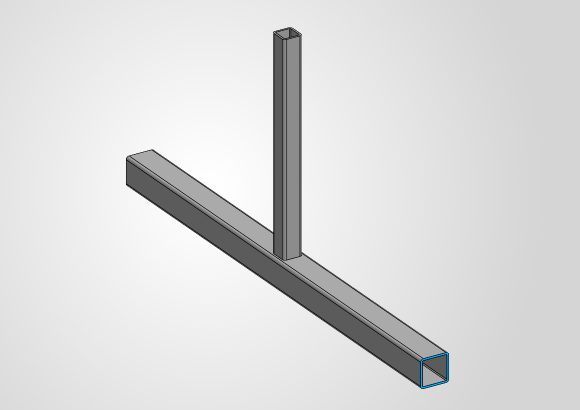
#> input picture installer/guide_images/model_fixtures.png, 1160 x 820 px (shown at 1/2 size); its folder holds only this picture in this run
$ python -i html.py   (imports and definitions only)
#> lines starting #> are read from the running program, lines starting #| are printed output that depends on the picture
"""The verification report as one self-contained web page (images embedded), styled like the getting-started
guide, and its PDF copy printed by Microsoft Edge (headless). The Word version is report.py; the wording is
shared (text.py)."""
from __future__ import annotations

import base64
import datetime as dt
import html as H
import io
import json
import platform
import subprocess
from pathlib import Path
from typing import Optional

from . import text as T
from .report import NO_SWS_BUCKLING, SOURCES, _mesh_plot, _num, _pct, _sha256, _theory_text

EDGE = [Path(r"C:\Program Files (x86)\Microsoft\Edge\Application\msedge.exe"),
        Path(r"C:\Program Files\Microsoft\Edge\Application\msedge.exe")]

CSS = """
:root { --ink:#1c2430; --muted:#5d6878; --line:#e2e7ee; --bg:#f5f7fa; --card:#fff; --blue:#1f6fd1;
        --green:#1b7f2a; --red:#c0392b; --shadow:0 1px 2px rgba(16,24,40,.06),0 6px 20px rgba(16,24,40,.07); }
* { box-sizing:border-box; }
body { margin:0; background:var(--bg); color:var(--ink); font:15px/1.6 "Segoe UI",Arial,sans-serif;
       -webkit-print-color-adjust:exact; print-color-adjust:exact; }
a { color:var(--blue); word-break:break-all; }
header { background:linear-gradient(120deg,#13233d 0%,#1b3a66 55%,#1f6fd1 100%); color:#fff; padding:34px 0 38px; }
.wrap { max-width:1060px; margin:0 auto; padding:0 18px; }
.hero { display:flex; align-items:center; gap:24px; }
.hero img { width:84px; height:84px; flex:none; filter:drop-shadow(0 4px 10px rgba(0,0,0,.35)); }
.hero h1 { margin:0; font-size:31px; }
.hero p { margin:4px 0 0; color:#d6e3f7; font-size:16.5px; }
.chips { display:flex; flex-wrap:wrap; gap:8px; margin-top:18px; }
.chips span { background:rgba(255,255,255,.12); border:1px solid rgba(255,255,255,.25); border-radius:999px;
              padding:3px 13px; font-size:13px; }
.rainbow { height:6px; background:linear-gradient(90deg,#2b3fd8,#1f8fe0,#17b8c8,#3aa856,#b5d62e,#f2c418,#f28a1a,#d9412b); }
main { padding:22px 0 50px; }
.card { background:var(--card); border-radius:14px; box-shadow:var(--shadow); padding:24px 26px; margin:20px 0; }
.card.keep, figure, table.kv, .stats, .note, tr { break-inside:avoid; }
h2, h3 { break-after:avoid; }
h2 { margin:0 0 12px; font-size:22px; display:flex; align-items:center; gap:10px; }
h3 { margin:18px 0 8px; font-size:16px; }
.num { display:inline-flex; align-items:center; justify-content:center; min-width:34px; height:34px; padding:0 8px;
       border-radius:17px; color:#fff; font-weight:700; font-size:15px; background:var(--blue); }
.note { background:#eef5ff; border-left:4px solid var(--blue); border-radius:6px; padding:11px 15px; margin:14px 0; }
.note.strong { font-weight:600; }
.stats { display:grid; grid-template-columns:repeat(3,1fr); gap:14px; margin:6px 0 18px; }
.stat { background:#f3f6fa; border-radius:12px; padding:14px 16px; }
.stat b { display:block; font-size:28px; color:#13233d; line-height:1.15; }
.stat span { color:var(--muted); font-size:13.5px; }
table { width:100%; border-collapse:collapse; font-size:13.5px; margin:8px 0; }
th { background:#dfe8f5; text-align:left; font-weight:600; padding:7px 9px; }
td { border-bottom:1px solid var(--line); padding:6px 9px; vertical-align:top; }
td.n { text-align:right; white-space:nowrap; font-variant-numeric:tabular-nums; }
.badge { display:inline-block; border-radius:999px; padding:1px 10px; font-size:12px; font-weight:700; color:#fff; }
.pass { background:var(--green); } .fail { background:var(--red); }
.bar { position:relative; height:8px; background:#edf1f6; border-radius:4px; min-width:70px; margin-top:6px; }
.bar i { position:absolute; left:0; top:0; bottom:0; border-radius:4px; background:#3aa856; }
.bar.over i { background:var(--red); }
.kv td:first-child { width:30%; color:var(--muted); font-weight:600; }
.figs { display:grid; grid-template-columns:1fr 1fr; gap:16px; margin:12px 0; }
figure { margin:0; }
figure img { width:100%; height:auto; display:block; border:1px solid var(--line); border-radius:8px; background:#fff; }
figcaption { color:var(--muted); font-size:12.5px; text-align:center; margin-top:5px; }
pre { background:#f3f6fa; border-radius:8px; padding:12px 14px; font:11.5px/1.45 Consolas,monospace; overflow-x:auto;
      white-space:pre; }
details summary { cursor:pointer; color:var(--blue); font-weight:600; margin:8px 0; }
ul { padding-left:20px; } li { margin:5px 0; }
.muted { color:var(--muted); font-size:13px; }
footer { color:var(--muted); font-size:12.5px; text-align:center; padding:6px 18px 36px; }
@media screen and (max-width:820px) { .stats, .figs { grid-template-columns:1fr; } .hero img { width:60px; height:60px; } }
@media print { body { background:#fff; font-size:12.5px; } .card { box-shadow:none; border:1px solid var(--line); }
               header { padding:22px 0 24px; } details > summary { color:var(--ink); } }
"""


def _img(data: bytes, mime: str = "image/png") -> str:
    return f"data:{mime};base64," + base64.b64encode(data).decode("ascii")


def _png(path: Path, max_w: int = 1300, trim: bool = True) -> Optional[str]:
    """A picture as a data URI: white margins trimmed (ignoring a plot's title strip at the top left), scaled down
    to max_w, transparency kept."""
#> called with max_w = 1300, trim = True
    if not path or not Path(path).exists():
        return None
    from PIL import Image, ImageChops
    im = Image.open(path).convert("RGBA")
    if trim:
        rgb = Image.new("RGB", im.size, (255, 255, 255))
#> rgb: PIL image 1160x820 RGB; every value is 255
        rgb.paste(im, mask=im.split()[3])
#> rgb is the input picture: PIL image 1160x820 RGB; mean R, G, B 218.6, 218.7, 218.8
        probe = rgb.copy()
        probe.paste((255, 255, 255), (0, 0, int(im.width * 0.6), int(im.height * 0.05)))   # the title text
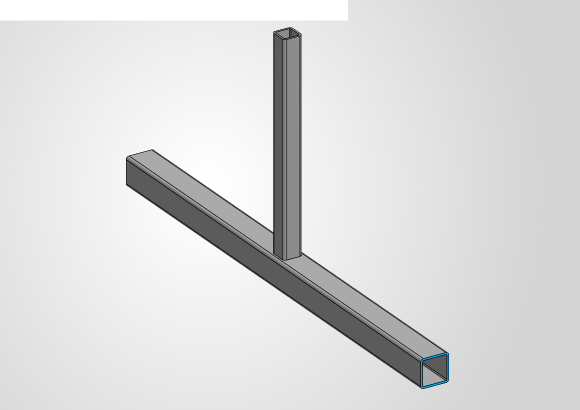
#> probe: PIL image 1160x820 RGB (shown at 1/2 size); mean R, G, B 219.4, 219.5, 219.5
        box = ImageChops.difference(probe, Image.new("RGB", im.size, (255, 255, 255))).getbbox()
#> box = (0, 0, 1160, 820)
        if box:
            im = rgb.crop((max(box[0] - 14, 0), max(box[1] - 14, 0), min(box[2] + 14, im.width),
                           min(box[3] + 14, im.height)))
    if im.width > max_w:
        im = im.resize((max_w, int(im.height * max_w / im.width)), Image.LANCZOS)
    buf = io.BytesIO()
    im.save(buf, "PNG", optimize=True)
    return _img(buf.getvalue())


# [25 lines left out: function _diagram_svg, not called in this run]


def _e(t) -> str:
    return H.escape(str(t))


# [225 lines left out: functions _bar, _rows_table, build, print_pdf, not called in this run]

>>> result = _png('../../../../installer/guide_images/model_fixtures.png')
